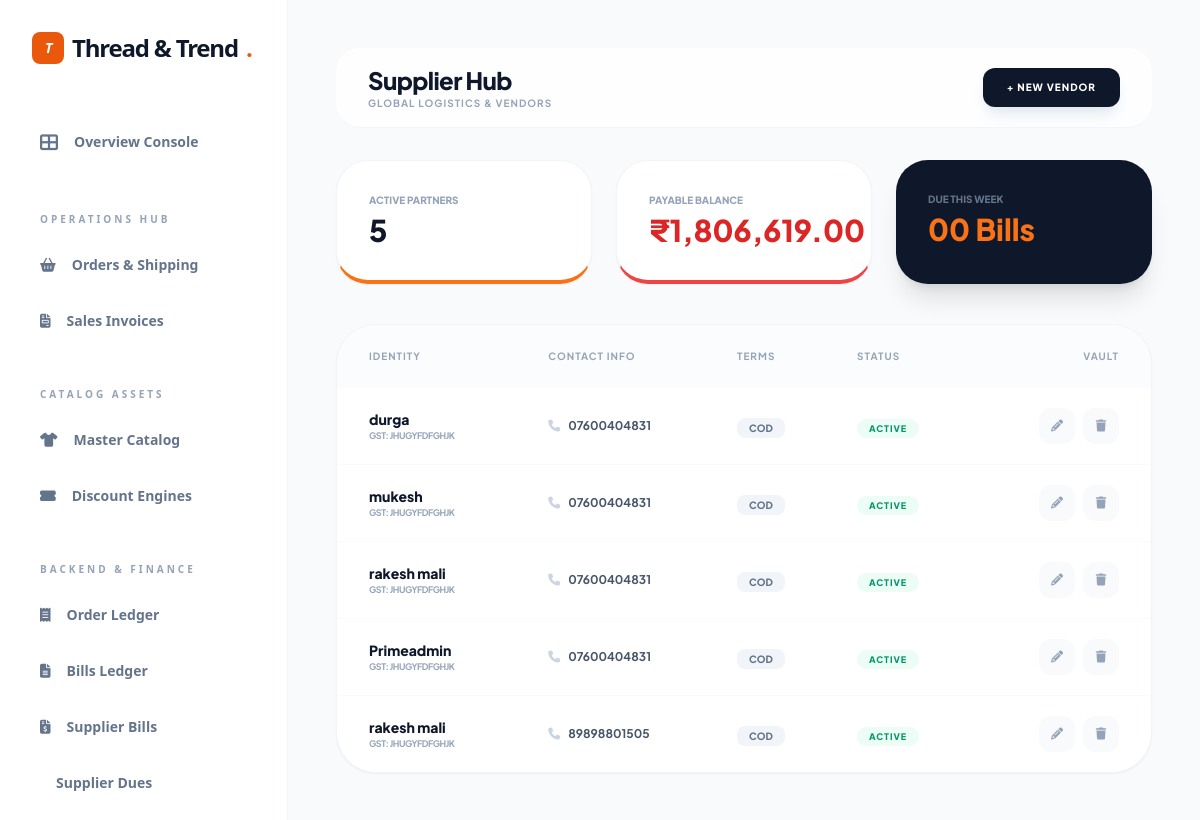
/admin/suppliers/suppliers.php (signed in), run on the app's committed database.
### tables this page shows
CREATE TABLE `suppliers` (
  `supplier_id` int(11) NOT NULL,
  `name` varchar(100) NOT NULL,
  `contact_person` varchar(100) DEFAULT NULL,
  `email` varchar(100) DEFAULT NULL,
  `phone` varchar(15) DEFAULT NULL,
  `address` text DEFAULT NULL,
  `city` varchar(50) DEFAULT NULL,
  `state` varchar(50) DEFAULT NULL,
  `pincode` varchar(10) DEFAULT NULL,
  `gstin` varchar(15) DEFAULT NULL,
  `payment_terms` enum('Advance','COD','Net 30','Net 60') DEFAULT 'COD',
  `status` enum('active','inactive') DEFAULT 'active',
  `created_at` datetime DEFAULT current_timestamp(),
  `updated_at` datetime DEFAULT current_timestamp() ON UPDATE current_timestamp()
);

### admin/suppliers/suppliers.php (the view, shortened to what this page needs)
<?php
$base_path = $_SERVER['DOCUMENT_ROOT'] . '/ecommerce-website/';
require_once $base_path . 'config/database.php';
include $base_path . 'includes/admin-header.php';
include $base_path . 'includes/sidebar.php';
$suppliers = $pdo->query("SELECT * FROM suppliers ORDER BY created_at DESC")->fetchAll();
$total_suppliers = count($suppliers);
$payableQuery = $pdo->query("SELECT SUM(total_amount) FROM purchase_orders WHERE status != 'cancelled'");
$total_payable = $payableQuery->fetchColumn() ?: 0;
$dueQuery = $pdo->query("SELECT COUNT(*) FROM purchase_orders
                         WHERE status = 'pending'
                         AND expected_delivery BETWEEN CURDATE() AND DATE_ADD(CURDATE(), INTERVAL 7 DAY)");
$due_this_week = $dueQuery->fetchColumn() ?: 0;
?>
<main class="p-6 lg:p-12">
    <header
        class="sticky top-0 z-30 glass-panel border-b border-slate-100 px-8 py-4 flex justify-between items-center rounded-3xl mb-8">
        <div>
            <h2 class="text-2xl font-black tracking-tight text-slate-900">Supplier Hub</h2>
            <p class="text-[10px] font-bold text-slate-400 uppercase tracking-widest">Global Logistics & Vendors</p>
        </div>
        <button onclick="openForm('add')"
            class="bg-slate-900 text-white px-6 py-3 rounded-xl text-[10px] font-black uppercase tracking-widest hover:bg-orange-600 transition-all shadow-lg shadow-slate-200">
            + New Vendor
        </button>
    </header>
    <div class="grid grid-cols-1 md:grid-cols-3 gap-6 mb-10">
        <div
            class="bg-white p-8 rounded-[2rem] border border-slate-100 shadow-sm border-b-4 border-b-orange-500 hover:shadow-md transition-all">
            <p class="text-[10px] font-black text-slate-400 uppercase mb-1">Active Partners</p>
            <h3 class="text-3xl font-black text-slate-900"><?php echo number_format($total_suppliers); ?></h3>
        </div>
        <div
            class="bg-white p-8 rounded-[2rem] border border-slate-100 shadow-sm border-b-4 border-b-red-500 hover:shadow-md transition-all">
            <p class="text-[10px] font-black text-slate-400 uppercase mb-1">Payable Balance</p>
            <h3 class="text-3xl font-black text-red-600">₹<?php echo number_format($total_payable, 2); ?></h3>
        </div>
        <div class="bg-slate-900 p-8 rounded-[2rem] shadow-xl hover:-translate-y-1 transition-all">
            <p class="text-[10px] font-black text-slate-500 uppercase mb-1">Due this week</p>
            <h3 class="text-3xl font-black text-orange-500"><?php echo str_pad($due_this_week, 2, '0', STR_PAD_LEFT); ?>
                Bills</h3>
        </div>
    </div>
    <div class="bg-white rounded-[2.5rem] border border-slate-100 shadow-sm overflow-hidden">
        <div class="overflow-x-auto">
            <table class="w-full text-left border-collapse">
                <thead>
                    <tr class="bg-slate-50/50 text-[10px] font-black text-slate-400 uppercase tracking-widest">
                        <th class="px-8 py-6">Identity</th>
                        <th class="px-6 py-6">Contact Info</th>
                        <th class="px-6 py-6">Terms</th>
                        <th class="px-6 py-6">Status</th>
                        <th class="px-8 py-6 text-right">Vault</th>
                    </tr>
                </thead>
                <tbody class="divide-y divide-slate-50">
                    <?php if (empty($suppliers)): ?>
                        <tr>
                            <td colspan="5" class="p-20 text-center">
                                <i class="fas fa-box-open text-slate-200 text-5xl mb-4"></i>
                                <p class="text-slate-400 font-bold uppercase text-xs tracking-widest">No Vendors Found</p>
                            </td>
                        </tr>
                    <?php else: ?>
                        <?php foreach ($suppliers as $s): ?>
                            <tr class="group hover:bg-slate-50/30 transition-all cursor-pointer"
                                onclick='fetchAndShowView(<?php echo $s["supplier_id"]; ?>)'>
                                <td class="px-8 py-5">
                                    <p class="text-sm font-black text-slate-900"><?php echo htmlspecialchars($s['name']); ?></p>
                                    <p class="text-[9px] font-bold text-slate-400 uppercase tracking-tighter">GST:
                                        <?php echo $s['gstin'] ?: 'Not Provided'; ?></p>
                                </td>
                                <td class="px-6 py-5 text-xs font-bold text-slate-600">
                                    <i class="fas fa-phone mr-2 text-slate-300"></i><?php echo htmlspecialchars($s['phone']); ?>
                                </td>
                                <td class="px-6 py-5">
                                    <span
                                        class="text-[10px] font-black text-slate-500 bg-slate-100 px-3 py-1 rounded-lg uppercase">
                                        <?php echo $s['payment_terms'] ?: 'COD'; ?>
                                    </span>
                                </td>
                                <td class="px-6 py-5">
                                    <span
                                        class="px-3 py-1 rounded-full text-[9px] font-black uppercase tracking-widest <?php echo ($s['status'] == 'active') ? 'bg-emerald-50 text-emerald-600' : 'bg-red-50 text-red-600'; ?>">
                                        <?php echo $s['status']; ?>
                                    </span>
                                </td>
                                <td class="px-8 py-5 text-right">
                                    <div class="flex justify-end gap-2" onclick="event.stopPropagation()">
                                        <button onclick='fetchAndShowEdit(<?php echo $s["supplier_id"]; ?>)'
                                            class="w-9 h-9 flex items-center justify-center bg-slate-50 text-slate-400 rounded-xl hover:bg-slate-900 hover:text-white transition-all">
                                            <i class="fas fa-pencil text-xs"></i>
                                        </button>
                                        <button onclick="confirmDeletion(<?php echo $s['supplier_id']; ?>)"
                                            class="w-9 h-9 flex items-center justify-center bg-slate-50 text-slate-400 rounded-xl hover:bg-red-500 hover:text-white transition-all">
                                            <i class="fas fa-trash text-xs"></i>
                                        </button>
                                    </div>
                                </td>
                            </tr>
                        <?php endforeach; ?>
                    <?php endif; ?>
                </tbody>
            </table>
        </div>
    </div>
</main>
</div>
</body>
</html>

### includes/admin-header.php (style rules this page uses)
body { font-family: 'Plus Jakarta Sans', sans-serif; background-color: #f8fafc; color: #1e293b; overflow-x: hidden; }

### admin/suppliers/suppliers.php (style rules this page uses)
body { font-family: 'Plus Jakarta Sans', sans-serif; background: #f8fafc; }
.glass-panel { background: rgba(255, 255, 255, 0.8); backdrop-filter: blur(12px); }

### data on the page
suppliers: name "durga", gstin "JHUGYFDFGHJK", phone "07600404831", payment_terms "COD", status "ACTIVE"
suppliers: name "mukesh", gstin "JHUGYFDFGHJK", phone "07600404831", payment_terms "COD", status "ACTIVE"
suppliers: name "rakesh mali", gstin "JHUGYFDFGHJK", phone "07600404831", payment_terms "COD", status "ACTIVE"
suppliers: name "Primeadmin", gstin "JHUGYFDFGHJK", phone "07600404831", payment_terms "COD", status "ACTIVE"
suppliers: name "rakesh mali", gstin "JHUGYFDFGHJK", phone "89898801505", payment_terms "COD", status "ACTIVE"

### other printed values
$total_suppliers "5"
$total_payable "1,806,619.00"
str_pad($due_this_week, 2, '0', STR_PAD_LEFT) "00"
